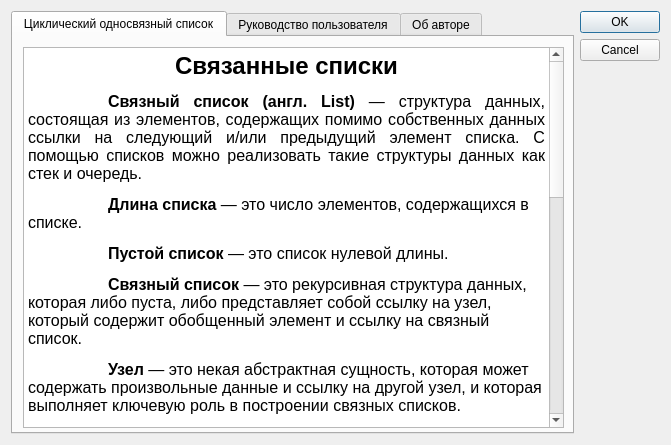
<?xml version="1.0" encoding="UTF-8"?>
<ui version="4.0">
 <class>Manual</class>
 <widget class="QDialog" name="Manual">
  <property name="geometry">
   <rect>
    <x>0</x>
    <y>0</y>
    <width>671</width>
    <height>445</height>
   </rect>
  </property>
  <property name="sizePolicy">
   <sizepolicy hsizetype="Fixed" vsizetype="Fixed">
    <horstretch>0</horstretch>
    <verstretch>0</verstretch>
   </sizepolicy>
  </property>
  <property name="windowTitle">
   <string>Справка</string>
  </property>
  <property name="windowIcon">
   <iconset resource="iconpack.qrc">
    <normaloff>:/icons/manual.png</normaloff>:/icons/manual.png</iconset>
  </property>
  <layout class="QGridLayout" name="gridLayout">
   <item row="0" column="1">
    <layout class="QHBoxLayout" name="horizontalLayout">
     <item>
      <widget class="QDialogButtonBox" name="buttonBox">
       <property name="orientation">
        <enum>Qt::Vertical</enum>
       </property>
       <property name="standardButtons">
        <set>QDialogButtonBox::Cancel|QDialogButtonBox::Ok</set>
       </property>
      </widget>
     </item>
    </layout>
   </item>
   <item row="0" column="0">
    <widget class="QTabWidget" name="tabWidget">
     <property name="currentIndex">
      <number>0</number>
     </property>
     <widget class="QWidget" name="listTab">
      <property name="accessibleName">
       <string>Циклический односвязный список</string>
      </property>
      <attribute name="title">
       <string>Циклический односвязный список</string>
      </attribute>
      <widget class="QTextBrowser" name="textBrowser">
       <property name="geometry">
        <rect>
         <x>10</x>
         <y>10</y>
         <width>541</width>
         <height>381</height>
        </rect>
       </property>
       <property name="sizePolicy">
        <sizepolicy hsizetype="Maximum" vsizetype="Maximum">
         <horstretch>0</horstretch>
         <verstretch>0</verstretch>
        </sizepolicy>
       </property>
       <property name="html">
        <string>&lt;!DOCTYPE HTML PUBLIC &quot;-//W3C//DTD HTML 4.0//EN&quot; &quot;http://www.w3.org/TR/REC-html40/strict.dtd&quot;&gt;
&lt;html&gt;&lt;head&gt;&lt;meta name=&quot;qrichtext&quot; content=&quot;1&quot; /&gt;&lt;style type=&quot;text/css&quot;&gt;
p, li { white-space: pre-wrap; }
&lt;/style&gt;&lt;/head&gt;&lt;body style=&quot; font-family:'MS Shell Dlg 2'; font-size:8.25pt; font-weight:400; font-style:normal;&quot;&gt;
&lt;p align=&quot;center&quot; style=&quot; margin-top:12px; margin-bottom:12px; margin-left:0px; margin-right:0px; -qt-block-indent:0; text-indent:0px;&quot;&gt;&lt;span style=&quot; font-size:18pt; font-weight:600;&quot;&gt;Связанные списки&lt;/span&gt;&lt;/p&gt;
&lt;p align=&quot;justify&quot; style=&quot; margin-top:12px; margin-bottom:12px; margin-left:0px; margin-right:0px; -qt-block-indent:0; text-indent:0px;&quot;&gt;&lt;span style=&quot; font-size:12pt; font-weight:600;&quot;&gt;	Связный список (англ. List)&lt;/span&gt;&lt;span style=&quot; font-size:12pt;&quot;&gt; — структура данных, состоящая из элементов, содержащих помимо собственных данных ссылки на следующий и/или предыдущий элемент списка. С помощью списков можно реализовать такие структуры данных как стек и очередь. &lt;/span&gt;&lt;/p&gt;
&lt;p style=&quot; margin-top:12px; margin-bottom:12px; margin-left:0px; margin-right:0px; -qt-block-indent:0; text-indent:0px;&quot;&gt;&lt;span style=&quot; font-size:12pt; font-weight:600;&quot;&gt;	Длина списка&lt;/span&gt;&lt;span style=&quot; font-size:12pt;&quot;&gt; — это число элементов, содержащихся в списке. &lt;/span&gt;&lt;/p&gt;
&lt;p style=&quot; margin-top:12px; margin-bottom:12px; margin-left:0px; margin-right:0px; -qt-block-indent:0; text-indent:0px;&quot;&gt;&lt;span style=&quot; font-size:12pt; font-weight:600;&quot;&gt;	Пустой список &lt;/span&gt;&lt;span style=&quot; font-size:12pt;&quot;&gt;— это список нулевой длины. &lt;/span&gt;&lt;/p&gt;
&lt;p style=&quot; margin-top:12px; margin-bottom:12px; margin-left:0px; margin-right:0px; -qt-block-indent:0; text-indent:0px;&quot;&gt;&lt;span style=&quot; font-size:12pt; font-weight:600;&quot;&gt;	Связный список&lt;/span&gt;&lt;span style=&quot; font-size:12pt;&quot;&gt; — это рекурсивная структура данных, которая либо пуста, либо представляет собой ссылку на узел, который содержит обобщенный элемент и ссылку на связный список. &lt;/span&gt;&lt;/p&gt;
&lt;p style=&quot; margin-top:12px; margin-bottom:12px; margin-left:0px; margin-right:0px; -qt-block-indent:0; text-indent:0px;&quot;&gt;&lt;span style=&quot; font-size:12pt; font-weight:600;&quot;&gt;	Узел&lt;/span&gt;&lt;span style=&quot; font-size:12pt;&quot;&gt; — это некая абстрактная сущность, которая может содержать произвольные данные и ссылку на другой узел, и которая выполняет ключевую роль в построении связных списков. &lt;/span&gt;&lt;/p&gt;
&lt;p style=&quot; margin-top:12px; margin-bottom:12px; margin-left:0px; margin-right:0px; -qt-block-indent:0; text-indent:0px;&quot;&gt;&lt;span style=&quot; font-size:12pt; font-weight:600;&quot;&gt;	Однонаправленный (односвязный) список&lt;/span&gt;&lt;span style=&quot; font-size:12pt;&quot;&gt; – это структура данных, представляющая собой последовательность элементов, в каждом из которых хранится значение и указатель на следующий элемент списка; в последнем элементе указатель на следующий элемент пуст. &lt;/span&gt;&lt;/p&gt;
&lt;p style=&quot; margin-top:12px; margin-bottom:12px; margin-left:0px; margin-right:0px; -qt-block-indent:0; text-indent:0px;&quot;&gt;&lt;span style=&quot; font-size:12pt;&quot;&gt;	Односвязный список является простейшей реализацией списка. В узлах хранятся данные и указатель на следующий элемент в списке.&lt;/span&gt;&lt;/p&gt;
&lt;p style=&quot; margin-top:12px; margin-bottom:12px; margin-left:0px; margin-right:0px; -qt-block-indent:0; text-indent:0px;&quot;&gt;&lt;span style=&quot; font-size:12pt; font-weight:600;&quot;&gt;	Информационное поле&lt;/span&gt;&lt;span style=&quot; font-size:12pt;&quot;&gt; — это поле любого заранее объявленного или стандартного типа. &lt;/span&gt;&lt;/p&gt;
&lt;p style=&quot; margin-top:12px; margin-bottom:12px; margin-left:0px; margin-right:0px; -qt-block-indent:0; text-indent:0px;&quot;&gt;&lt;span style=&quot; font-size:12pt; font-weight:600;&quot;&gt;	Адресное поле&lt;/span&gt;&lt;span style=&quot; font-size:12pt;&quot;&gt; — это указатель на объект того же типа, что и определяемая структура, в него записывается адрес следующего элемента списка. &lt;/span&gt;&lt;/p&gt;
&lt;p align=&quot;justify&quot; style=&quot; margin-top:12px; margin-bottom:12px; margin-left:0px; margin-right:0px; -qt-block-indent:0; text-indent:0px;&quot;&gt;&lt;span style=&quot; font-size:12pt;&quot;&gt;	Двухсвязный список также хранит указатель на предыдущий элемент списка, благодаря чему становится проще удалять и переставлять элементы. &lt;/span&gt;&lt;/p&gt;
&lt;p align=&quot;justify&quot; style=&quot; margin-top:12px; margin-bottom:12px; margin-left:0px; margin-right:0px; -qt-block-indent:0; text-indent:0px;&quot;&gt;&lt;span style=&quot; font-size:12pt;&quot;&gt;	В некоторых случаях использование двусвязного списка в явном виде является нецелесообразным. В целях экономии памяти можно хранить только результат выполнения операции Xor над адресами предыдущего и следующего элементов списка. Таким образом, зная адрес предыдущего элемента, мы можем вычислить адрес следующего элемента. &lt;/span&gt;&lt;/p&gt;
&lt;p align=&quot;justify&quot; style=&quot; margin-top:12px; margin-bottom:12px; margin-left:0px; margin-right:0px; -qt-block-indent:0; text-indent:0px;&quot;&gt;&lt;span style=&quot; font-size:12pt; font-weight:600;&quot;&gt;	Циклический (кольцевой) список &lt;/span&gt;&lt;span style=&quot; font-size:12pt;&quot;&gt;– это структура данных, представляющая собой последовательность элементов, последний элемент которой содержит указатель на первый элемент списка, а первый (в случае двунаправленного списка) – на последний. &lt;/span&gt;&lt;/p&gt;
&lt;p align=&quot;justify&quot; style=&quot; margin-top:12px; margin-bottom:12px; margin-left:0px; margin-right:0px; -qt-block-indent:0; text-indent:0px;&quot;&gt;&lt;span style=&quot; font-size:12pt;&quot;&gt;	&lt;/span&gt;&lt;/p&gt;&lt;/body&gt;&lt;/html&gt;</string>
       </property>
      </widget>
     </widget>
     <widget class="QWidget" name="manTab">
      <attribute name="title">
       <string>Руководство пользователя</string>
      </attribute>
     </widget>
     <widget class="QWidget" name="infoTab">
      <attribute name="title">
       <string>Об авторе</string>
      </attribute>
      <widget class="QTextBrowser" name="textBrowser_2">
       <property name="geometry">
        <rect>
         <x>9</x>
         <y>9</y>
         <width>541</width>
         <height>381</height>
        </rect>
       </property>
       <property name="sizePolicy">
        <sizepolicy hsizetype="Maximum" vsizetype="Maximum">
         <horstretch>0</horstretch>
         <verstretch>0</verstretch>
        </sizepolicy>
       </property>
       <property name="html">
        <string>&lt;!DOCTYPE HTML PUBLIC &quot;-//W3C//DTD HTML 4.0//EN&quot; &quot;http://www.w3.org/TR/REC-html40/strict.dtd&quot;&gt;
&lt;html&gt;&lt;head&gt;&lt;meta name=&quot;qrichtext&quot; content=&quot;1&quot; /&gt;&lt;style type=&quot;text/css&quot;&gt;
p, li { white-space: pre-wrap; }
&lt;/style&gt;&lt;/head&gt;&lt;body style=&quot; font-family:'MS Shell Dlg 2'; font-size:8.25pt; font-weight:400; font-style:normal;&quot;&gt;
&lt;p align=&quot;center&quot; style=&quot; margin-top:12px; margin-bottom:12px; margin-left:0px; margin-right:0px; -qt-block-indent:0; text-indent:0px;&quot;&gt;&lt;span style=&quot; font-size:18pt; font-weight:600;&quot;&gt;Об авторе&lt;/span&gt;&lt;/p&gt;
&lt;p align=&quot;justify&quot; style=&quot; margin-top:12px; margin-bottom:12px; margin-left:0px; margin-right:0px; -qt-block-indent:0; text-indent:0px;&quot;&gt;&lt;span style=&quot; font-size:12pt;&quot;&gt;	Данный курсовой проект &lt;/span&gt;&lt;span style=&quot; font-size:12pt; font-weight:600;&quot;&gt;выполнен&lt;/span&gt;&lt;span style=&quot; font-size:12pt;&quot;&gt; студентом Рязанского Государственного Радиотехнического Университета, Факультета Вычислительной Техники, кафедры &amp;quot;Информационная безопасность&amp;quot;, специальности &amp;quot;Информационная безопасность автоматизированных систем&amp;quot; Чесалиным Ильёй Евгеньевичем.&lt;/span&gt;&lt;/p&gt;
&lt;p align=&quot;justify&quot; style=&quot; margin-top:12px; margin-bottom:12px; margin-left:0px; margin-right:0px; -qt-block-indent:0; text-indent:0px;&quot;&gt;&lt;span style=&quot; font-size:12pt;&quot;&gt;	&lt;/span&gt;&lt;span style=&quot; font-size:12pt; font-weight:600;&quot;&gt;Научный руководитель&lt;/span&gt;&lt;span style=&quot; font-size:12pt;&quot;&gt; данной работы - ассистент кафедры &amp;quot;Информационная безопасность&amp;quot; Кураксин Владислав Алексеевич.&lt;/span&gt;&lt;/p&gt;
&lt;p align=&quot;justify&quot; style=&quot; margin-top:12px; margin-bottom:12px; margin-left:0px; margin-right:0px; -qt-block-indent:0; text-indent:0px;&quot;&gt;&lt;span style=&quot; font-size:12pt;&quot;&gt;	&lt;/span&gt;&lt;span style=&quot; font-size:12pt; font-weight:600;&quot;&gt;Контактные данные автора:&lt;/span&gt;&lt;/p&gt;
&lt;p align=&quot;justify&quot; style=&quot; margin-top:12px; margin-bottom:12px; margin-left:0px; margin-right:0px; -qt-block-indent:0; text-indent:0px;&quot;&gt;&lt;span style=&quot; font-size:12pt;&quot;&gt;	&lt;/span&gt;&lt;span style=&quot; font-size:12pt; font-style:italic;&quot;&gt;Электронная почта:&lt;/span&gt;&lt;span style=&quot; font-size:12pt;&quot;&gt; evilyach@protonmail.com&lt;/span&gt;&lt;/p&gt;
&lt;p align=&quot;justify&quot; style=&quot; margin-top:12px; margin-bottom:12px; margin-left:0px; margin-right:0px; -qt-block-indent:0; text-indent:0px;&quot;&gt;&lt;span style=&quot; font-size:12pt;&quot;&gt;	&lt;/span&gt;&lt;span style=&quot; font-size:12pt; font-style:italic;&quot;&gt;Ссылка на страницу:&lt;/span&gt;&lt;span style=&quot; font-size:12pt;&quot;&gt; gitlab.com/evilyach&lt;/span&gt;&lt;/p&gt;&lt;/body&gt;&lt;/html&gt;</string>
       </property>
      </widget>
     </widget>
    </widget>
   </item>
  </layout>
 </widget>
 <resources>
  <include location="iconpack.qrc"/>
 </resources>
 <connections>
  <connection>
   <sender>buttonBox</sender>
   <signal>accepted()</signal>
   <receiver>Manual</receiver>
   <slot>accept()</slot>
   <hints>
    <hint type="sourcelabel">
     <x>248</x>
     <y>254</y>
    </hint>
    <hint type="destinationlabel">
     <x>157</x>
     <y>274</y>
    </hint>
   </hints>
  </connection>
  <connection>
   <sender>buttonBox</sender>
   <signal>rejected()</signal>
   <receiver>Manual</receiver>
   <slot>reject()</slot>
   <hints>
    <hint type="sourcelabel">
     <x>316</x>
     <y>260</y>
    </hint>
    <hint type="destinationlabel">
     <x>286</x>
     <y>274</y>
    </hint>
   </hints>
  </connection>
 </connections>
</ui>
